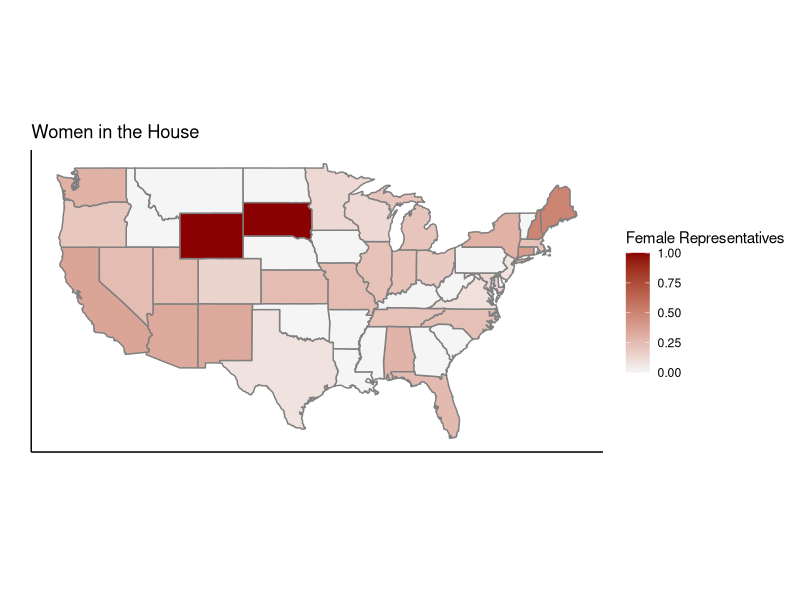
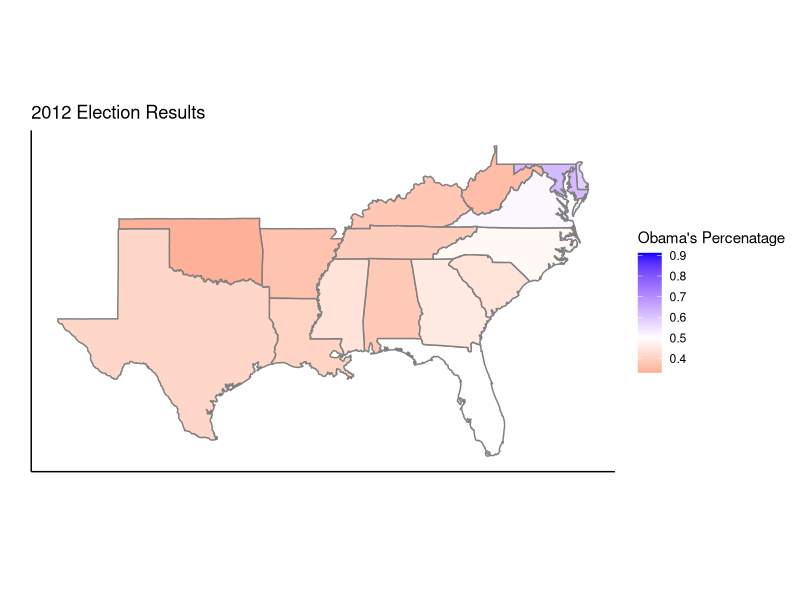

Source code (R) for these figures, in order:
## ---- chunk 1
knitr::opts_chunk$set(echo = TRUE)
## ---- chunk 2
library(tidyverse)
all_states <- map_data("state")
electionData <- read_csv("2012.csv")
congress<-read_csv("womenincongress.csv")
names(electionData)[1] <- "region"
## ---- chunk 3
stateData <- left_join(all_states,congress,by=c("region" = "state"))
stateData <- mutate(stateData, repProp = representatives/total)
ggplot(stateData) + 
  geom_polygon(aes(x=long, y=lat, group=group, fill = repProp), color="grey50") +
  coord_quickmap()+
  scale_fill_gradient(name="Female Representatives", low="whitesmoke",high="darkred")+
  theme_classic()+
  theme(axis.ticks.y = element_blank(),axis.text.y = element_blank(), axis.ticks.x = element_blank(),axis.text.x = element_blank())+
  labs(x="",y="",title="Women in the House")
## ---- chunk 4
electionData$ObamaPerc <- electionData$ObamaVotes/(electionData$ObamaVotes+electionData$RomneyVotes+electionData$JohnsonVotes+electionData$SteinVotes)
electionData$RomneyPerc <- electionData$RomneyVotes/(electionData$ObamaVotes+electionData$RomneyVotes+electionData$JohnsonVotes+electionData$SteinVotes)
electionData <- merge(all_states,electionData,by="region")
## ---- chunk 5
south_states <- c("delaware", "florida", "georgia", "maryland", "north carolina", "south carolina", "virginia", "district of columbia", "west virginia", "alabama", "kentucky", "mississippi", "tennessee", "arkansas", "louisiana", "oklahoma", "texas")
south <- filter(electionData, region %in% south_states)
ggplot(south) +
  geom_polygon(aes(x=long, y=lat, group=group, fill=ObamaPerc), color="grey50")+
  coord_quickmap()+
  labs(x="",y="",title="2012 Election Results")+
  theme_classic()+ 
  theme(axis.ticks.y = element_blank(),axis.text.y = element_blank(), axis.ticks.x = element_blank(),axis.text.x = element_blank()) + 
  scale_fill_gradient2(name="Obama's Percenatage",low="red",mid="white",high="blue",midpoint=.5)
